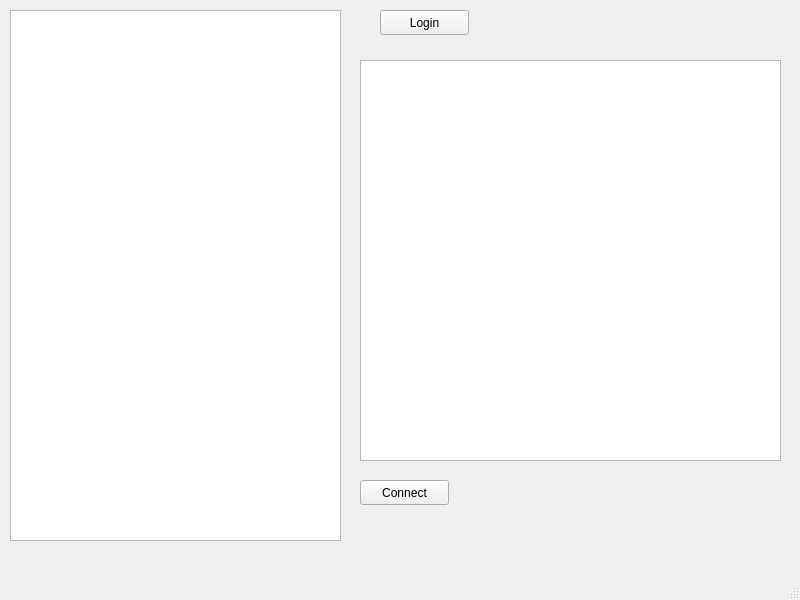
<?xml version="1.0" encoding="UTF-8"?>
<ui version="4.0">
 <class>MainWindow</class>
 <widget class="QMainWindow" name="MainWindow">
  <property name="geometry">
   <rect>
    <x>0</x>
    <y>0</y>
    <width>800</width>
    <height>600</height>
   </rect>
  </property>
  <property name="windowTitle">
   <string>MainWindow</string>
  </property>
  <widget class="QWidget" name="centralwidget">
   <widget class="QPushButton" name="btnLogin">
    <property name="geometry">
     <rect>
      <x>380</x>
      <y>10</y>
      <width>89</width>
      <height>25</height>
     </rect>
    </property>
    <property name="text">
     <string>Login</string>
    </property>
   </widget>
   <widget class="QListWidget" name="countryListView">
    <property name="geometry">
     <rect>
      <x>10</x>
      <y>10</y>
      <width>331</width>
      <height>531</height>
     </rect>
    </property>
   </widget>
   <widget class="QPushButton" name="btnConnect">
    <property name="geometry">
     <rect>
      <x>360</x>
      <y>480</y>
      <width>89</width>
      <height>25</height>
     </rect>
    </property>
    <property name="text">
     <string>Connect</string>
    </property>
   </widget>
   <widget class="QTextEdit" name="textEdit">
    <property name="geometry">
     <rect>
      <x>360</x>
      <y>60</y>
      <width>421</width>
      <height>401</height>
     </rect>
    </property>
    <property name="tabletTracking">
     <bool>true</bool>
    </property>
    <property name="inputMethodHints">
     <set>Qt::ImhMultiLine|Qt::ImhPreferLatin</set>
    </property>
    <property name="readOnly">
     <bool>true</bool>
    </property>
    <property name="textInteractionFlags">
     <set>Qt::LinksAccessibleByKeyboard|Qt::LinksAccessibleByMouse|Qt::TextBrowserInteraction|Qt::TextSelectableByKeyboard|Qt::TextSelectableByMouse</set>
    </property>
   </widget>
  </widget>
  <widget class="QMenuBar" name="menubar">
   <property name="geometry">
    <rect>
     <x>0</x>
     <y>0</y>
     <width>800</width>
     <height>22</height>
    </rect>
   </property>
  </widget>
  <widget class="QStatusBar" name="statusbar"/>
 </widget>
 <resources/>
 <connections/>
</ui>
